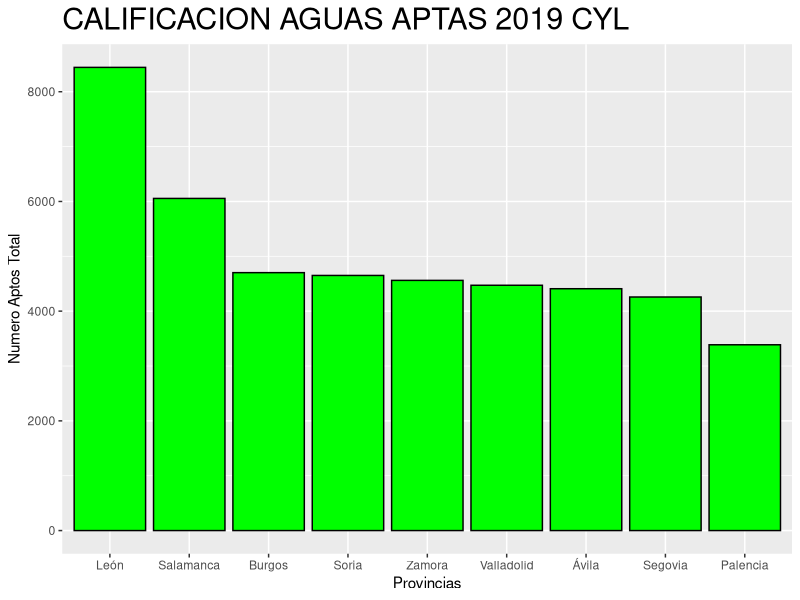
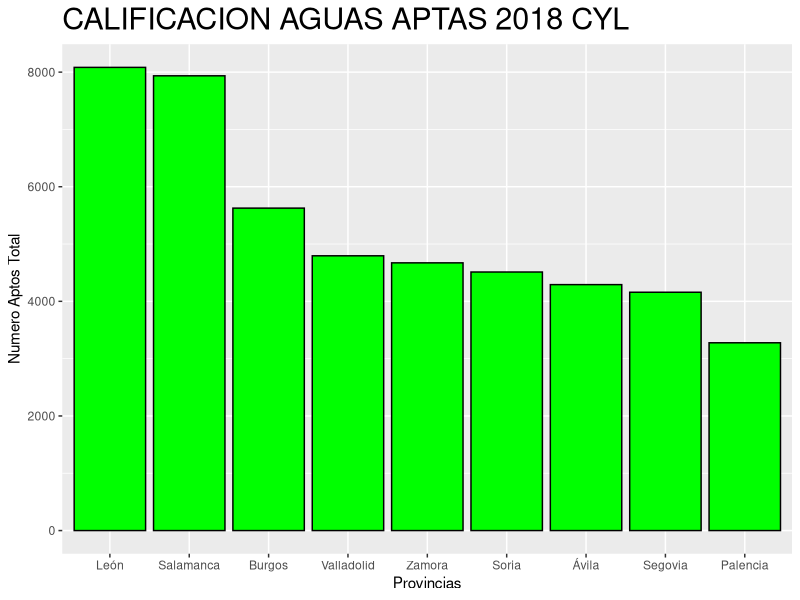
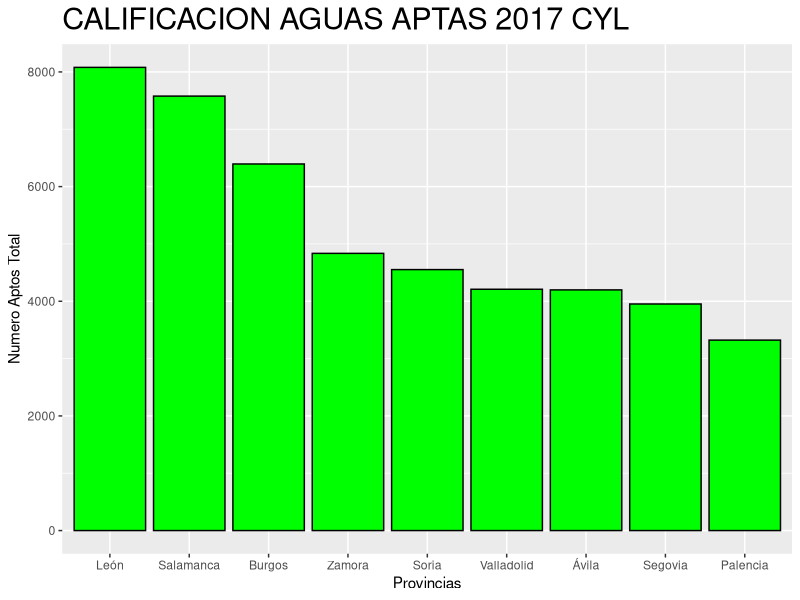
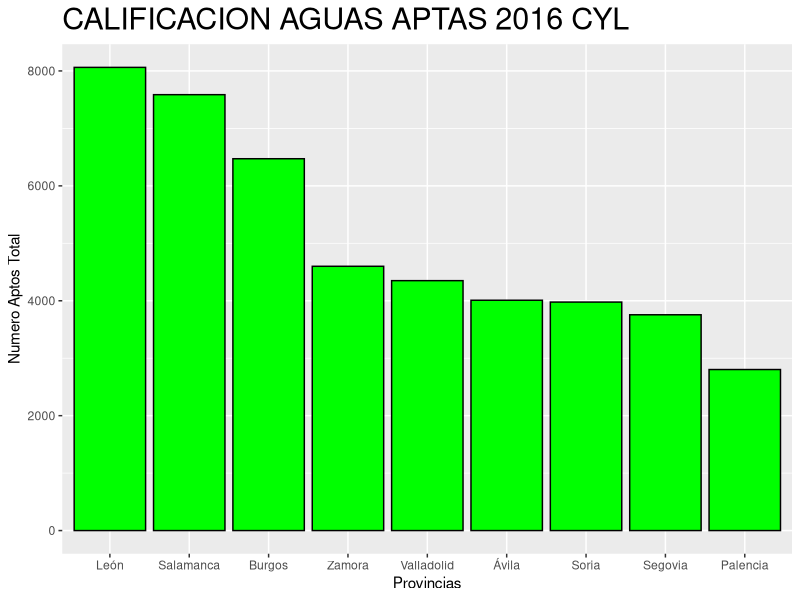
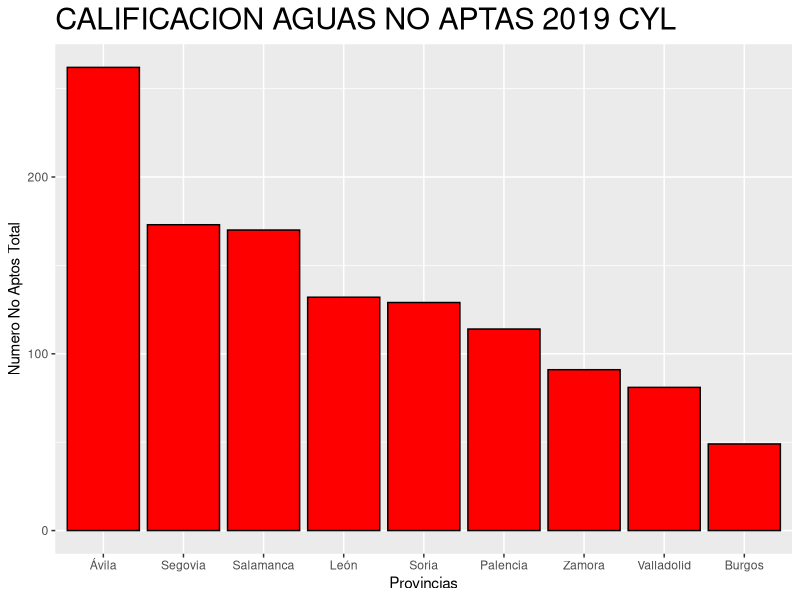
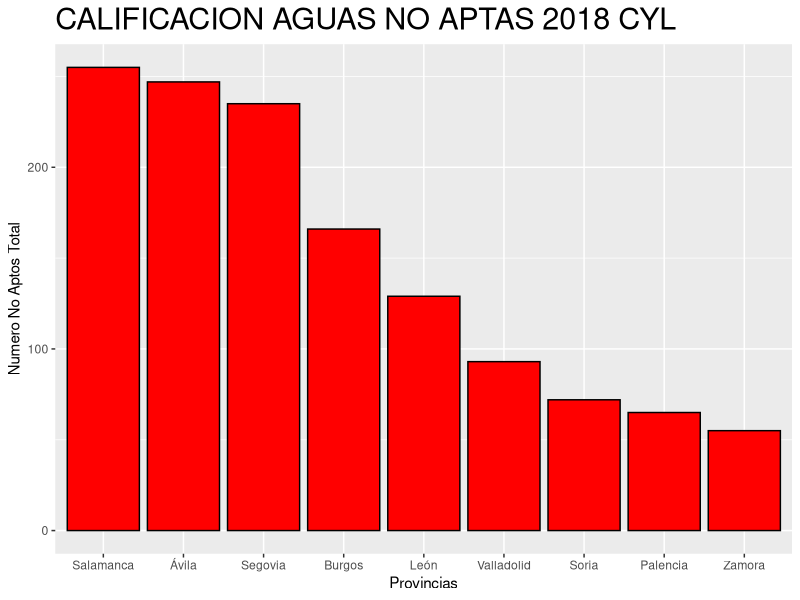
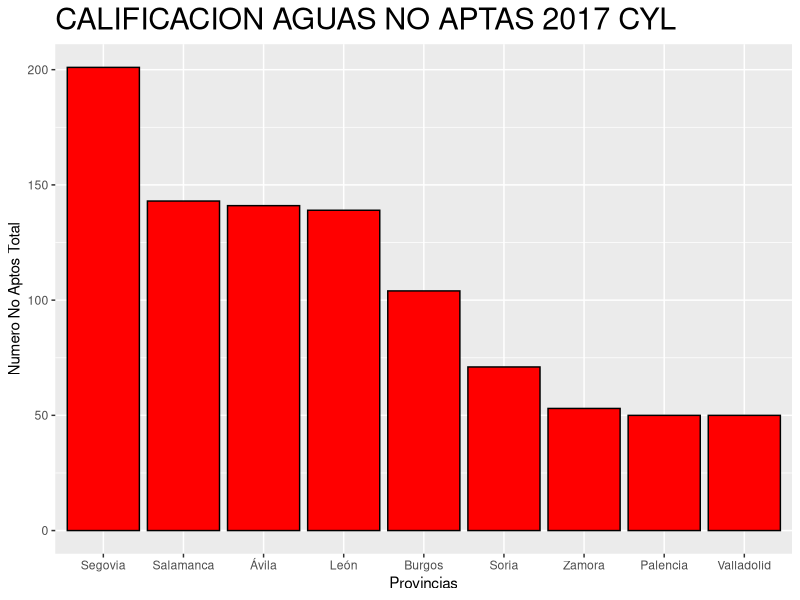
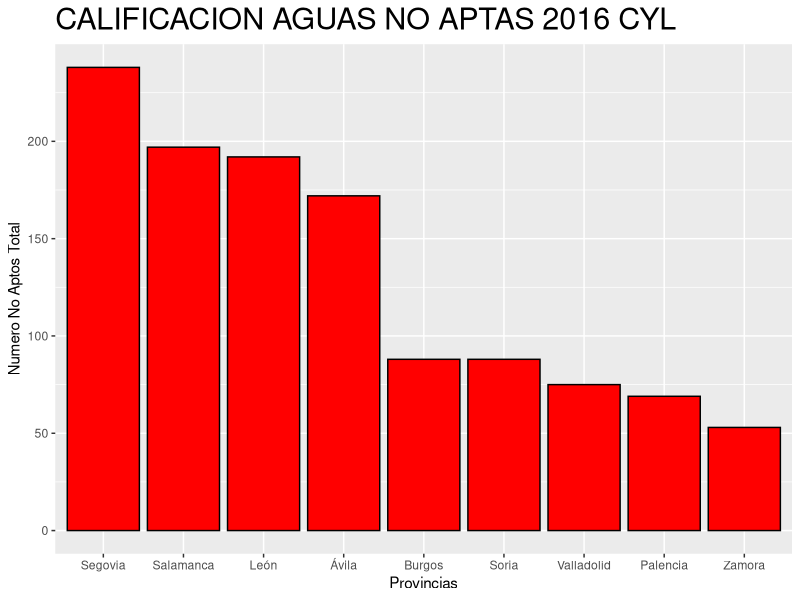

These figures' R source, in order:
## ---- chunk 1
knitr::opts_chunk$set(echo = FALSE)
## ---- chunk 2
library(readr)
library(dplyr)
library(tidyverse)
library(ggplot2)

calidad_de_las_aguas_de_consumo_humano <- read_delim("DATOS/calidad-de-las-aguas-de-consumo-humano (1).csv", 
                                                     delim = ";", escape_double = FALSE, trim_ws = TRUE)



calidadAguaAptaProvincia2019<-calidad_de_las_aguas_de_consumo_humano%>%
  dplyr::filter(.data = ., Año==2019)%>%
  select(Año,Provincia,`Nº boletines analíticos de calidad de aguas de consumo humano por su calificación - Apta para el consumo`,`Nº boletines analíticos de calidad de aguas de consumo humano por su calificación - Apta para el consumo con no conformidad`)
calidadAguaAptaProvincia2019$AptosTotal = rowSums (calidadAguaAptaProvincia2019[ ,3:4])


calidadAguaNoAptaProvincia2019<-calidad_de_las_aguas_de_consumo_humano%>%
  dplyr::filter(.data = ., Año==2019)%>%
  select(Año,Provincia,`Nº boletines analíticos de calidad de aguas de consumo humano por su calificación - No apta para el consumo`,`Nº boletines analíticos de calidad de aguas de consumo humano por su calificación - No apta para el consumo con riesgo para la salud`)
calidadAguaNoAptaProvincia2019$NoAptosTotal = rowSums (calidadAguaNoAptaProvincia2019[ ,3:4])


calidadAguaSinAnalisisProvincia2019<-calidad_de_las_aguas_de_consumo_humano%>%
  dplyr::filter(.data = ., Año==2019)%>%
  select(Año,Provincia,`Nº boletines analíticos de calidad de aguas de consumo humano por su calificación - Análisis sin calificación`)


calidadAguaAptaProvincia2018<-calidad_de_las_aguas_de_consumo_humano%>%
  dplyr::filter(.data = ., Año==2018)%>%
  select(Año,Provincia,`Nº boletines analíticos de calidad de aguas de consumo humano por su calificación - Apta para el consumo`,`Nº boletines analíticos de calidad de aguas de consumo humano por su calificación - Apta para el consumo con no conformidad`)
calidadAguaAptaProvincia2018$AptosTotal = rowSums (calidadAguaAptaProvincia2018[ ,3:4])


calidadAguaNoAptaProvincia2018<-calidad_de_las_aguas_de_consumo_humano%>%
  dplyr::filter(.data = ., Año==2018)%>%
  select(Año,Provincia,`Nº boletines analíticos de calidad de aguas de consumo humano por su calificación - No apta para el consumo`,`Nº boletines analíticos de calidad de aguas de consumo humano por su calificación - No apta para el consumo con riesgo para la salud`)
calidadAguaNoAptaProvincia2018$NoAptosTotal = rowSums (calidadAguaNoAptaProvincia2018[ ,3:4])

calidadAguaSinAnalisisProvincia2018<-calidad_de_las_aguas_de_consumo_humano%>%
  dplyr::filter(.data = ., Año==2018)%>%
  select(Año,Provincia,`Nº boletines analíticos de calidad de aguas de consumo humano por su calificación - Análisis sin calificación`)


calidadAguaAptaProvincia2017<-calidad_de_las_aguas_de_consumo_humano%>%
  dplyr::filter(.data = ., Año==2017)%>%
  select(Año,Provincia,`Nº boletines analíticos de calidad de aguas de consumo humano por su calificación - Apta para el consumo`,`Nº boletines analíticos de calidad de aguas de consumo humano por su calificación - Apta para el consumo con no conformidad`)
calidadAguaAptaProvincia2017$AptosTotal = rowSums (calidadAguaAptaProvincia2017[ ,3:4])


calidadAguaNoAptaProvincia2017<-calidad_de_las_aguas_de_consumo_humano%>%
  dplyr::filter(.data = ., Año==2017)%>%
  select(Año,Provincia,`Nº boletines analíticos de calidad de aguas de consumo humano por su calificación - No apta para el consumo`,`Nº boletines analíticos de calidad de aguas de consumo humano por su calificación - No apta para el consumo con riesgo para la salud`)
calidadAguaNoAptaProvincia2017$NoAptosTotal = rowSums (calidadAguaNoAptaProvincia2017[ ,3:4])

calidadAguaSinAnalisisProvincia2017<-calidad_de_las_aguas_de_consumo_humano%>%
  dplyr::filter(.data = ., Año==2017)%>%
  select(Año,Provincia,`Nº boletines analíticos de calidad de aguas de consumo humano por su calificación - Análisis sin calificación`)


calidadAguaAptaProvincia2016<-calidad_de_las_aguas_de_consumo_humano%>%
  dplyr::filter(.data = ., Año==2016)%>%
  select(Año,Provincia,`Nº boletines analíticos de calidad de aguas de consumo humano por su calificación - Apta para el consumo`,`Nº boletines analíticos de calidad de aguas de consumo humano por su calificación - Apta para el consumo con no conformidad`)
calidadAguaAptaProvincia2016$AptosTotal = rowSums (calidadAguaAptaProvincia2016[ ,3:4])


calidadAguaNoAptaProvincia2016<-calidad_de_las_aguas_de_consumo_humano%>%
  dplyr::filter(.data = ., Año==2016)%>%
  select(Año,Provincia,`Nº boletines analíticos de calidad de aguas de consumo humano por su calificación - No apta para el consumo`,`Nº boletines analíticos de calidad de aguas de consumo humano por su calificación - No apta para el consumo con riesgo para la salud`)
calidadAguaNoAptaProvincia2016$NoAptosTotal = rowSums (calidadAguaNoAptaProvincia2016[ ,3:4])

calidadAguaSinAnalisisProvincia2016<-calidad_de_las_aguas_de_consumo_humano%>%
  dplyr::filter(.data = ., Año==2016)%>%
  select(Año,Provincia,`Nº boletines analíticos de calidad de aguas de consumo humano por su calificación - Análisis sin calificación`)

graficaAptos2019<-ggplot(data = calidadAguaAptaProvincia2019, aes(x = reorder(Provincia,-AptosTotal), y = AptosTotal)) + 
  geom_bar(stat="identity", position="dodge", colour ="black", fill = "green")+
  labs( title = "CALIFICACION AGUAS APTAS 2019 CYL",
        x = "Provincias",
        y = "Numero Aptos Total")+
  theme (plot.title = element_text(size=rel(2),   color="black")) 

graficaNoAptos2019<-ggplot(data = calidadAguaNoAptaProvincia2019, aes(x = reorder(Provincia,-NoAptosTotal), y = NoAptosTotal)) + 
  geom_bar(stat="identity", position="dodge", colour ="black", fill = "red")+
  labs( title = "CALIFICACION AGUAS NO APTAS 2019 CYL",
        x = "Provincias",
        y = "Numero No Aptos Total")+
  theme (plot.title = element_text(size=rel(2),   color="black")) 

graficaSinCalificar2019<-ggplot(data = calidadAguaSinAnalisisProvincia2019, aes(x = reorder(Provincia,-`Nº boletines analíticos de calidad de aguas de consumo humano por su calificación - Análisis sin calificación`), y = `Nº boletines analíticos de calidad de aguas de consumo humano por su calificación - Análisis sin calificación`)) + 
  geom_bar(stat="identity", position="dodge", colour ="black", fill = "grey")+
  labs( title = "AGUAS SIN CALIFICAR 2019 CYL",
        x = "Provincias",
        y = "Numero Sin Calificación")+
  theme (plot.title = element_text(size=rel(2),   color="black")) 


graficaAptos2018<-ggplot(data = calidadAguaAptaProvincia2018, aes(x = reorder(Provincia,-AptosTotal), y = AptosTotal)) + 
  geom_bar(stat="identity", position="dodge", colour ="black", fill = "green")+
  labs( title = "CALIFICACION AGUAS APTAS 2018 CYL",
        x = "Provincias",
        y = "Numero Aptos Total")+
  theme (plot.title = element_text(size=rel(2),   color="black")) 

graficaNoAptos2018<-ggplot(data = calidadAguaNoAptaProvincia2018, aes(x = reorder(Provincia,-NoAptosTotal), y = NoAptosTotal)) + 
  geom_bar(stat="identity", position="dodge", colour ="black", fill = "red")+
  labs( title = "CALIFICACION AGUAS NO APTAS 2018 CYL",
        x = "Provincias",
        y = "Numero No Aptos Total")+
  theme (plot.title = element_text(size=rel(2),   color="black")) 

graficaSinCalificar2018<-ggplot(data = calidadAguaSinAnalisisProvincia2018, aes(x = reorder(Provincia,-`Nº boletines analíticos de calidad de aguas de consumo humano por su calificación - Análisis sin calificación`), y = `Nº boletines analíticos de calidad de aguas de consumo humano por su calificación - Análisis sin calificación`)) + 
  geom_bar(stat="identity", position="dodge", colour ="black", fill = "grey")+
  labs( title = "AGUAS SIN CALIFICAR 2018 CYL",
        x = "Provincias",
        y = "Numero Sin Calificación")+
  theme (plot.title = element_text(size=rel(2),   color="black")) 



graficaAptos2017<-ggplot(data = calidadAguaAptaProvincia2017, aes(x = reorder(Provincia,-AptosTotal), y = AptosTotal)) + 
  geom_bar(stat="identity", position="dodge", colour ="black", fill = "green")+
  labs( title = "CALIFICACION AGUAS APTAS 2017 CYL",
        x = "Provincias",
        y = "Numero Aptos Total")+
  theme (plot.title = element_text(size=rel(2),   color="black")) 

graficaNoAptos2017<-ggplot(data = calidadAguaNoAptaProvincia2017, aes(x = reorder(Provincia,-NoAptosTotal), y = NoAptosTotal)) + 
  geom_bar(stat="identity", position="dodge", colour ="black", fill = "red")+
  labs( title = "CALIFICACION AGUAS NO APTAS 2017 CYL",
        x = "Provincias",
        y = "Numero No Aptos Total")+
  theme (plot.title = element_text(size=rel(2),   color="black")) 

graficaSinCalificar2017<-ggplot(data = calidadAguaSinAnalisisProvincia2017, aes(x = reorder(Provincia,-`Nº boletines analíticos de calidad de aguas de consumo humano por su calificación - Análisis sin calificación`), y = `Nº boletines analíticos de calidad de aguas de consumo humano por su calificación - Análisis sin calificación`)) + 
  geom_bar(stat="identity", position="dodge", colour ="black", fill = "grey")+
  labs( title = "AGUAS SIN CALIFICAR 2017 CYL",
        x = "Provincias",
        y = "Numero Sin Calificación")+
  theme (plot.title = element_text(size=rel(2),   color="black")) 



graficaAptos2016<-ggplot(data = calidadAguaAptaProvincia2016, aes(x = reorder(Provincia,-AptosTotal), y = AptosTotal)) + 
  geom_bar(stat="identity", position="dodge", colour ="black", fill = "green")+
  labs( title = "CALIFICACION AGUAS APTAS 2016 CYL",
        x = "Provincias",
        y = "Numero Aptos Total")+
  theme (plot.title = element_text(size=rel(2),   color="black")) 

graficaNoAptos2016<-ggplot(data = calidadAguaNoAptaProvincia2016, aes(x = reorder(Provincia,-NoAptosTotal), y = NoAptosTotal)) + 
  geom_bar(stat="identity", position="dodge", colour ="black", fill = "red")+
  labs( title = "CALIFICACION AGUAS NO APTAS 2016 CYL",
        x = "Provincias",
        y = "Numero No Aptos Total")+
  theme (plot.title = element_text(size=rel(2),   color="black")) 

graficaSinCalificar2016<-ggplot(data = calidadAguaSinAnalisisProvincia2016, aes(x = reorder(Provincia,-`Nº boletines analíticos de calidad de aguas de consumo humano por su calificación - Análisis sin calificación`), y = `Nº boletines analíticos de calidad de aguas de consumo humano por su calificación - Análisis sin calificación`)) + 
  geom_bar(stat="identity", position="dodge", colour ="black", fill = "grey")+
  labs( title = "AGUAS SIN CALIFICAR 2016 CYL",
        x = "Provincias",
        y = "Numero Sin Calificación")+
  theme (plot.title = element_text(size=rel(2),   color="black")) 
## ---- chunk 3
graficaAptos2019
graficaAptos2018
## ---- chunk 4
graficaAptos2017
graficaAptos2016
## ---- chunk 5
graficaNoAptos2019
graficaNoAptos2018
## ---- chunk 6
graficaNoAptos2017
graficaNoAptos2016
## ---- chunk 7
graficaSinCalificar2019
graficaSinCalificar2018
## ---- chunk 8
graficaSinCalificar2017
graficaSinCalificar2016
## ---- chunk 9
library(readr)
library(dplyr)

Analisis_aguas_residuales_covid <- read_delim("DATOS/analisis-aguas-residuales-covid.csv", 
                                              delim = ";", escape_double = FALSE, trim_ws = TRUE)

Analisis_aguas_residuales_covid <- rename(.data = Analisis_aguas_residuales_covid, Fecha = `FECHA RECOGIDA MUESTRA`, Resultados = `RESULTADO SARS-COV-2`, Variacion = VARIACIÓN)


Leon <- Analisis_aguas_residuales_covid%>%
  filter(EDAR=="COLECTOR LEÓN")
Zamora<- Analisis_aguas_residuales_covid%>%
  filter(EDAR=="EDAR ZAMORA")
Salamanca<- Analisis_aguas_residuales_covid%>%
  filter(EDAR=="EDAR SALAMANCA")
Palencia<- Analisis_aguas_residuales_covid%>%
  filter(EDAR=="EDAR PALENCIA")
Valladolid<- Analisis_aguas_residuales_covid%>%
  filter(EDAR=="EDAR VALLADOLID (VATAR)")
Avila<- Analisis_aguas_residuales_covid%>%
  filter(EDAR=="EDAR ÁVILA")
Burgos<- Analisis_aguas_residuales_covid%>%
  filter(EDAR=="EDAR BURGOS")
Segovia<- Analisis_aguas_residuales_covid%>%
  filter(EDAR=="EDAR SEGOVIA (VATAR)")
Soria<- Analisis_aguas_residuales_covid%>%
  filter(EDAR=="EDAR SORIA (VATAR)")
library(ggplot2)
GraficaLeon <- ggplot(data = Leon, aes(x = Fecha, y = Resultados))+
  ggtitle("Analisis aguas residuales Leon")+
  geom_point(aes(colour = Variacion))
GraficaZamora <- ggplot(data = Zamora, aes(x = Fecha, y = Resultados))+
  ggtitle("Analisis aguas residuales Zamora")+
  geom_point(aes(colour = Variacion))
GraficaSalamanca <- ggplot(data = Salamanca, aes(x = Fecha, y = Resultados))+
  ggtitle("Analisis aguas residuales Salamanca")+
  geom_point(aes(colour = Variacion))
GraficaPalencia <- ggplot(data = Palencia, aes(x = Fecha, y = Resultados))+
  ggtitle("Analisis aguas residuales Palencia")+
  geom_point(aes(colour = Variacion))
GraficaValladolid <- ggplot(data = Valladolid, aes(x = Fecha, y = Resultados))+
  ggtitle("Analisis aguas residuales Valladolid")+
  geom_point(aes(colour = Variacion))
GraficaAvila <- ggplot(data = Avila, aes(x = Fecha, y = Resultados))+
  ggtitle("Analisis aguas residuales Avila")+
  geom_point(aes(colour = Variacion))
GraficaBurgos <- ggplot(data = Burgos, aes(x = Fecha, y = Resultados))+
  ggtitle("Analisis aguas residuales Burgos")+
  geom_point(aes(colour = Variacion))
GraficaSegovia <- ggplot(data = Segovia, aes(x = Fecha, y = Resultados))+
  ggtitle("Analisis aguas residuales Segovia")+
  geom_point(aes(colour = Variacion))
GraficaSoria <- ggplot(data = Soria, aes(x = Fecha, y = Resultados))+
  ggtitle("Analisis aguas residuales Soria")+
  geom_point(aes(colour = Variacion))
GraficaZamora
## ---- chunk 10
GraficaSalamanca
## ---- chunk 11
GraficaBurgos
## ---- chunk 12
GraficaSoria
## ---- chunk 13
library(readr)
calificaciones_de_zonas_de_aguas_de_bano<- read_delim("DATOS/calificaciones-de-zonas-de-aguas-de-bano.csv", 
                                                       delim = ";", escape_double = FALSE, trim_ws = TRUE,
)
#EXCELENTE4,BUENA 3,SUFICIENTE 2 INSUFICIENTE 1, SIN CALIFICAR NA
#AÑO 2018
calificacionesProvincia2018<-calificaciones_de_zonas_de_aguas_de_bano%>%
  dplyr::filter(.data = ., Año==2018)%>%
  select(Año,Provincia,Calificación)%>%
  mutate(Calificación = ifelse(Calificación=="Excelente",4,ifelse(Calificación=="Buena",3,ifelse(Calificación=="Suficiente",2,
                        ifelse(Calificación=="Insuficiente",1,NA)))))

calificacionesmediaProvincias2018<-calificacionesProvincia2018%>%
  group_by(Provincia)%>%
  filter(n() > 1) %>%
  summarise(across(where(is.numeric), ~ mean(.x, na.rm = TRUE)))


#AÑO2019
calificacionesProvincia2019<-calificaciones_de_zonas_de_aguas_de_bano%>%
  dplyr::filter(.data = ., Año==2019)%>%
  select(Año,Provincia,Calificación)%>%
  mutate(Calificación = ifelse(Calificación=="EXCELENTE",4,ifelse(Calificación=="BUENA",3,ifelse(Calificación=="SUFICIENTE",2,ifelse(Calificación=="INSUFICIENTE",1,NA)))))


calificacionesmediaProvincias2019<-calificacionesProvincia2019%>%
  group_by(Provincia)%>%
  filter(n() > 1) %>%
  summarise(across(where(is.numeric), ~ mean(.x, na.rm = TRUE)))


grafica2019<-ggplot(data=calificacionesmediaProvincias2019, aes(x=reorder(Provincia,-Calificación), y=Calificación), fill = "rojo") + 
  geom_bar(stat="identity", position="dodge")+
  labs( title = "CALIFICACION AGUAS DE BAÑO 2019 CYL",
        x = "Provincias",
        y = "Calificacion")+
  geom_bar(stat="identity", color = "blue",fill="steelblue") + theme_minimal()+
  theme (plot.title = element_text(size=rel(2),   color="darkslategray4",hjust = 0.5,face="bold"))

grafica2018<-ggplot(data=calificacionesmediaProvincias2018, aes(x=reorder(Provincia,-Calificación), y=Calificación), fill = "rojo") + 
  geom_bar(stat="identity", position="dodge")+
  labs( title = "CALIFICACION AGUAS DE BAÑO 2018 CYL",
        x = "Provincias",
        y = "Calificacion")+
  geom_bar(stat="identity", color = "blue",fill="steelblue") + theme_minimal()+
  theme (plot.title = element_text(size=rel(2),   color="darkslategray4",hjust = 0.5,face="bold"))

agua2019<-ggplot(data = calidadAguaAptaProvincia2019, aes(x = reorder(Provincia,-AptosTotal), y = AptosTotal)) + 
  geom_bar(stat="identity", position="dodge", colour ="black", fill = "green")+
  labs( title = "CALIFICACION AGUAS APTAS 2019 CYL",
        x = "Provincias",
        y = "Numero Aptos Total")+
  geom_bar(stat="identity", color = "blue",fill="steelblue") + theme_minimal()+
  theme (plot.title = element_text(size=rel(2),   color="darkslategray4",hjust = 0.5,face="bold"))

agua2018<-ggplot(data = calidadAguaAptaProvincia2018, aes(x = reorder(Provincia,-AptosTotal), y = AptosTotal)) + 
  geom_bar(stat="identity", position="dodge", colour ="black", fill = "green")+
  labs( title = "CALIFICACION AGUAS APTAS 2018 CYL",
        x = "Provincias",
        y = "Numero Aptos Total")+
  geom_bar(stat="identity", color = "blue",fill="steelblue") + theme_minimal()+
  theme (plot.title = element_text(size=rel(2),   color="darkslategray4",hjust = 0.5,face="bold"))
## ---- chunk 14
grafica2019
grafica2018

agua2019
agua2018
